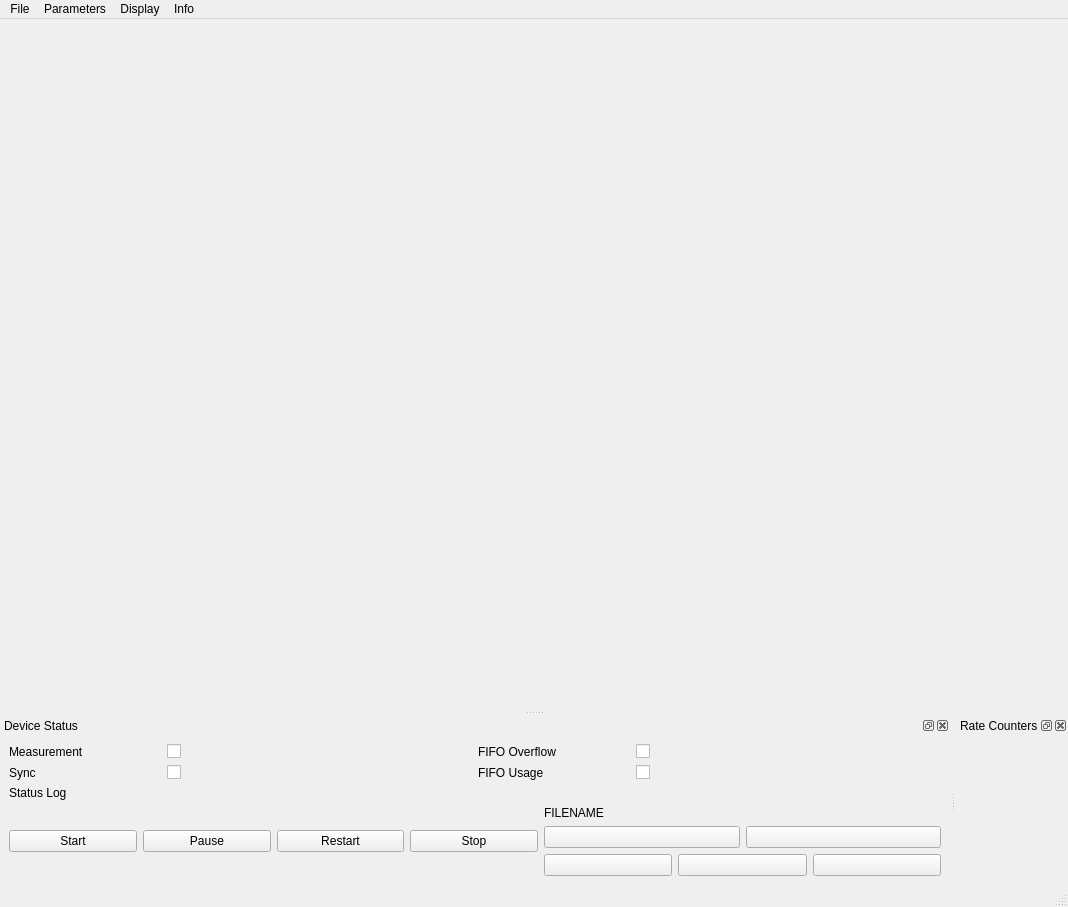
<?xml version="1.0" encoding="UTF-8"?>
<ui version="4.0">
 <class>MainWindow</class>
 <widget class="QMainWindow" name="MainWindow">
  <property name="geometry">
   <rect>
    <x>0</x>
    <y>0</y>
    <width>1068</width>
    <height>907</height>
   </rect>
  </property>
  <property name="windowTitle">
   <string>TCSPC</string>
  </property>
  <widget class="QWidget" name="centralwidget">
   <layout class="QVBoxLayout" name="verticalLayout">
    <item>
     <layout class="QVBoxLayout" name="main_layout" stretch="0">
      <item>
       <widget class="PlotWidget" name="counts_histogram_plot" native="true"/>
      </item>
     </layout>
    </item>
   </layout>
  </widget>
  <widget class="QMenuBar" name="menubar">
   <property name="geometry">
    <rect>
     <x>0</x>
     <y>0</y>
     <width>1068</width>
     <height>21</height>
    </rect>
   </property>
   <widget class="QMenu" name="file_menu">
    <property name="title">
     <string>File</string>
    </property>
    <widget class="QMenu" name="conver_menu">
     <property name="title">
      <string>Convert</string>
     </property>
     <addaction name="sdt_files_action"/>
     <addaction name="fifo_files_action"/>
    </widget>
    <addaction name="save_action"/>
    <addaction name="save_as_action"/>
    <addaction name="load_action"/>
    <addaction name="export_lifetime_action"/>
    <addaction name="conver_menu"/>
    <addaction name="separator"/>
    <addaction name="clear_spc_memory_action"/>
    <addaction name="separator"/>
    <addaction name="exit_action"/>
   </widget>
   <widget class="QMenu" name="parameters_menu">
    <property name="title">
     <string>Parameters</string>
    </property>
    <addaction name="system_parameters_action"/>
    <addaction name="display_parameters_action"/>
    <addaction name="separator"/>
    <addaction name="save_settings_action"/>
   </widget>
   <widget class="QMenu" name="menuDisplay">
    <property name="title">
     <string>Display</string>
    </property>
    <addaction name="action2D_Curve"/>
    <addaction name="action2D_Data_Processing"/>
   </widget>
   <widget class="QMenu" name="menuInfo">
    <property name="title">
     <string>Info</string>
    </property>
    <addaction name="actionAbout"/>
   </widget>
   <addaction name="file_menu"/>
   <addaction name="parameters_menu"/>
   <addaction name="menuDisplay"/>
   <addaction name="menuInfo"/>
  </widget>
  <widget class="QStatusBar" name="statusbar"/>
  <widget class="QDockWidget" name="device_state_dockwidget">
   <property name="sizePolicy">
    <sizepolicy hsizetype="Preferred" vsizetype="Minimum">
     <horstretch>0</horstretch>
     <verstretch>0</verstretch>
    </sizepolicy>
   </property>
   <property name="maximumSize">
    <size>
     <width>524287</width>
     <height>360</height>
    </size>
   </property>
   <property name="allowedAreas">
    <set>Qt::BottomDockWidgetArea|Qt::TopDockWidgetArea</set>
   </property>
   <property name="windowTitle">
    <string>Device Status</string>
   </property>
   <attribute name="dockWidgetArea">
    <number>8</number>
   </attribute>
   <widget class="QWidget" name="device_state_widget">
    <layout class="QVBoxLayout" name="verticalLayout_2" stretch="2,1,3">
     <item>
      <layout class="QGridLayout" name="device_state_layout" rowstretch="1,1" columnstretch="1,2,1,2">
       <item row="0" column="1">
        <widget class="QCheckBox" name="measurement_checkbox">
         <property name="text">
          <string/>
         </property>
        </widget>
       </item>
       <item row="1" column="2">
        <widget class="QLabel" name="fifo_usage_label">
         <property name="text">
          <string>FIFO Usage</string>
         </property>
        </widget>
       </item>
       <item row="1" column="1">
        <widget class="QCheckBox" name="sync_checkbox">
         <property name="text">
          <string/>
         </property>
        </widget>
       </item>
       <item row="0" column="2">
        <widget class="QLabel" name="fifo_overflow_label">
         <property name="text">
          <string>FIFO Overflow</string>
         </property>
        </widget>
       </item>
       <item row="1" column="0">
        <widget class="QLabel" name="sync_label">
         <property name="text">
          <string>Sync</string>
         </property>
        </widget>
       </item>
       <item row="0" column="0">
        <widget class="QLabel" name="measurement_label">
         <property name="text">
          <string>Measurement</string>
         </property>
        </widget>
       </item>
       <item row="0" column="3">
        <widget class="QCheckBox" name="fifo_overflow_checkbox">
         <property name="text">
          <string/>
         </property>
        </widget>
       </item>
       <item row="1" column="3">
        <widget class="QCheckBox" name="fifo_usage_checkbox">
         <property name="text">
          <string/>
         </property>
        </widget>
       </item>
      </layout>
     </item>
     <item>
      <widget class="QLabel" name="status_log_label">
       <property name="text">
        <string>Status Log</string>
       </property>
      </widget>
     </item>
     <item>
      <layout class="QHBoxLayout" name="horizontalLayout" stretch="4,3">
       <item>
        <layout class="QHBoxLayout" name="start_layout" stretch="1,1,1,1">
         <item>
          <widget class="QPushButton" name="start_button">
           <property name="text">
            <string>Start</string>
           </property>
          </widget>
         </item>
         <item>
          <widget class="QPushButton" name="pause_button">
           <property name="text">
            <string>Pause</string>
           </property>
          </widget>
         </item>
         <item>
          <widget class="QPushButton" name="restart_button">
           <property name="text">
            <string>Restart</string>
           </property>
          </widget>
         </item>
         <item>
          <widget class="QPushButton" name="stop_button">
           <property name="text">
            <string>Stop</string>
           </property>
          </widget>
         </item>
        </layout>
       </item>
       <item>
        <layout class="QVBoxLayout" name="file_layout" stretch="1,1,1">
         <item>
          <widget class="QLabel" name="filename_label">
           <property name="text">
            <string>FILENAME</string>
           </property>
          </widget>
         </item>
         <item>
          <layout class="QHBoxLayout" name="save_button_layout" stretch="1,1">
           <item>
            <widget class="QPushButton" name="save_button">
             <property name="text">
              <string/>
             </property>
             <property name="icon">
              <iconset resource="../../../../artwork/qudi_icons.qrc">
               <normaloff>:/icons/icons/save.png</normaloff>:/icons/icons/save.png</iconset>
             </property>
            </widget>
           </item>
           <item>
            <widget class="QPushButton" name="delete_button">
             <property name="text">
              <string/>
             </property>
             <property name="icon">
              <iconset resource="../../../../artwork/qudi_icons.qrc">
               <normaloff>:/icons/icons/delete.png</normaloff>:/icons/icons/delete.png</iconset>
             </property>
            </widget>
           </item>
          </layout>
         </item>
         <item>
          <layout class="QHBoxLayout" name="load_file_layout" stretch="1,1,1">
           <item>
            <widget class="QPushButton" name="load_button">
             <property name="text">
              <string/>
             </property>
             <property name="icon">
              <iconset resource="../../../../artwork/qudi_icons.qrc">
               <normaloff>:/icons/icons/load.png</normaloff>:/icons/icons/load.png</iconset>
             </property>
            </widget>
           </item>
           <item>
            <widget class="QPushButton" name="previous_button">
             <property name="text">
              <string/>
             </property>
             <property name="icon">
              <iconset resource="../../../../artwork/qudi_icons.qrc">
               <normaloff>:/icons/icons/previous.png</normaloff>:/icons/icons/previous.png</iconset>
             </property>
            </widget>
           </item>
           <item>
            <widget class="QPushButton" name="next_button">
             <property name="text">
              <string/>
             </property>
             <property name="icon">
              <iconset resource="../../../../artwork/qudi_icons.qrc">
               <normaloff>:/icons/icons/next.png</normaloff>:/icons/icons/next.png</iconset>
             </property>
            </widget>
           </item>
          </layout>
         </item>
        </layout>
       </item>
      </layout>
     </item>
    </layout>
   </widget>
  </widget>
  <widget class="QDockWidget" name="rates_dockwidget">
   <property name="maximumSize">
    <size>
     <width>99999</width>
     <height>999999</height>
    </size>
   </property>
   <property name="allowedAreas">
    <set>Qt::BottomDockWidgetArea|Qt::TopDockWidgetArea</set>
   </property>
   <property name="windowTitle">
    <string>Rate Counters</string>
   </property>
   <attribute name="dockWidgetArea">
    <number>8</number>
   </attribute>
   <widget class="QWidget" name="rates_widget">
    <property name="sizePolicy">
     <sizepolicy hsizetype="Preferred" vsizetype="Preferred">
      <horstretch>0</horstretch>
      <verstretch>0</verstretch>
     </sizepolicy>
    </property>
    <property name="maximumSize">
     <size>
      <width>99999</width>
      <height>99999</height>
     </size>
    </property>
    <layout class="QHBoxLayout" name="horizontalLayout_2">
     <item>
      <layout class="QVBoxLayout" name="counts_layout"/>
     </item>
    </layout>
   </widget>
  </widget>
  <action name="save_action">
   <property name="text">
    <string>Save</string>
   </property>
  </action>
  <action name="load_action">
   <property name="text">
    <string>Load</string>
   </property>
  </action>
  <action name="actionSave_as">
   <property name="text">
    <string>Save as</string>
   </property>
  </action>
  <action name="exit_action">
   <property name="text">
    <string>Exit</string>
   </property>
   <property name="shortcut">
    <string>Ctrl+Q</string>
   </property>
  </action>
  <action name="actionAbout">
   <property name="text">
    <string>About</string>
   </property>
  </action>
  <action name="system_parameters_action">
   <property name="text">
    <string>System Parameters</string>
   </property>
  </action>
  <action name="display_parameters_action">
   <property name="text">
    <string>Display Parameters</string>
   </property>
  </action>
  <action name="action2D_Curve">
   <property name="text">
    <string>2D Curve</string>
   </property>
  </action>
  <action name="action2D_Data_Processing">
   <property name="text">
    <string>2D Data Processing</string>
   </property>
  </action>
  <action name="clear_spc_memory_action">
   <property name="text">
    <string>Clear SPC Memory</string>
   </property>
  </action>
  <action name="sdt_files_action">
   <property name="text">
    <string>SDT Files</string>
   </property>
  </action>
  <action name="fifo_files_action">
   <property name="text">
    <string>FIFO Files</string>
   </property>
  </action>
  <action name="save_as_action">
   <property name="text">
    <string>Save as</string>
   </property>
  </action>
  <action name="save_settings_action">
   <property name="text">
    <string>Save settings</string>
   </property>
  </action>
  <action name="export_lifetime_action">
   <property name="text">
    <string>Export</string>
   </property>
  </action>
 </widget>
 <customwidgets>
  <customwidget>
   <class>PlotWidget</class>
   <extends>QWidget</extends>
   <header>pyqtgraph</header>
   <container>1</container>
  </customwidget>
 </customwidgets>
 <resources>
  <include location="../../../../artwork/qudi_icons.qrc"/>
 </resources>
 <connections/>
</ui>
